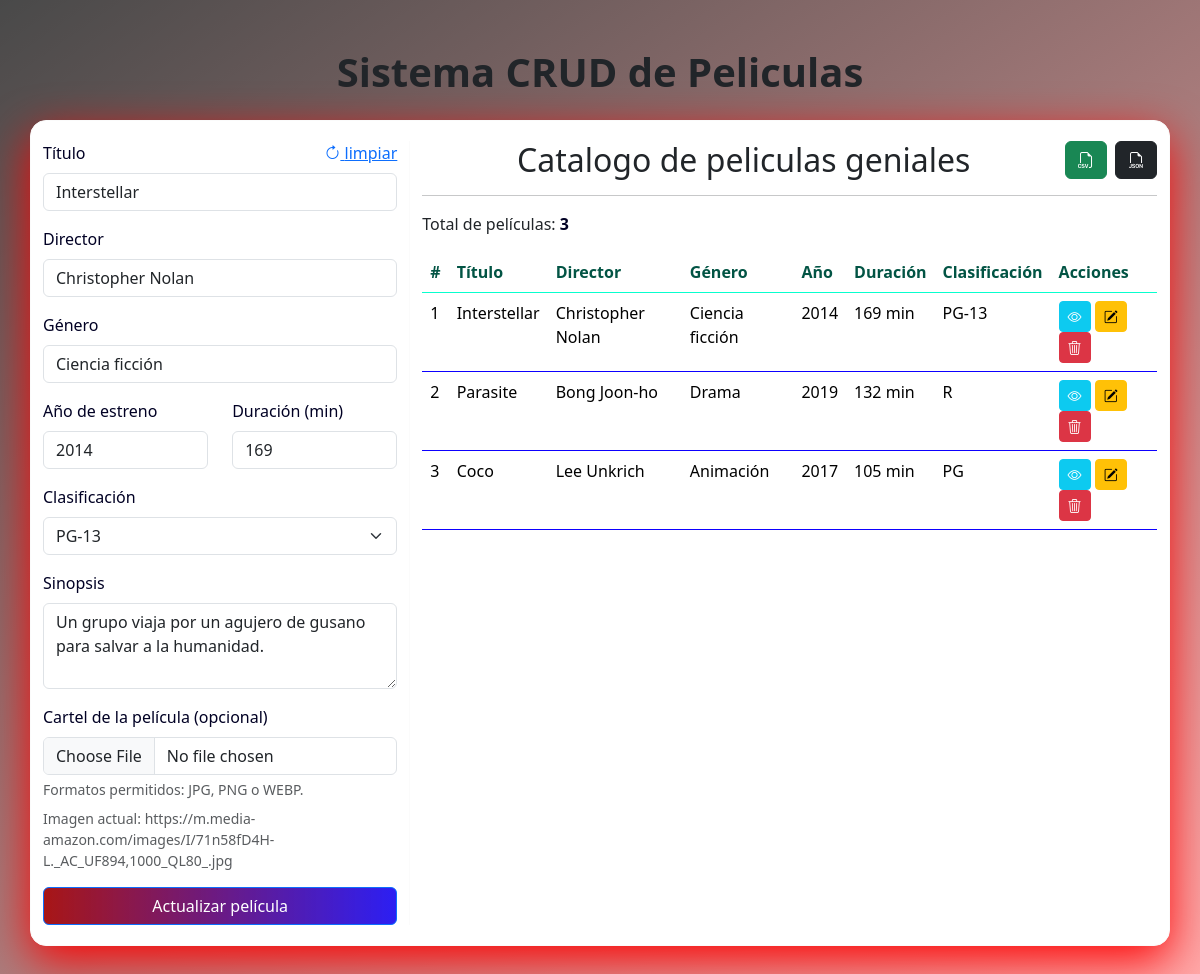
Screenshot of /?id=1 with the database file from the repository.
### tables this page shows
CREATE TABLE IF NOT EXISTS `peliculas` (
  `id` int(11) NOT NULL AUTO_INCREMENT,
  `titulo` varchar(150) NOT NULL,
  `director` varchar(120) NOT NULL,
  `genero` varchar(80) NOT NULL,
  `anio_estreno` int(4) NOT NULL,
  `duracion_min` int(4) NOT NULL,
  `clasificacion` varchar(10) NOT NULL,
  `sinopsis` text NOT NULL,
  `cartel_url` varchar(255) DEFAULT NULL,
  PRIMARY KEY (`id`)
);

### app/Repository/MySqlMovieRepository.php (called while the page is built, shortened)
<?php
class MySqlMovieRepository implements MovieRepositoryInterface
{
    public function findById(int $id): ?array
    {
        $stmt = $this->connection->prepare('SELECT * FROM peliculas WHERE id = ?');
        $stmt->bind_param('i', $id);
        $stmt->execute();
        $result = $stmt->get_result()->fetch_assoc();
        return $result ?: null;
    }
    public function findAll(): array
    {
        $result = $this->connection->query('SELECT * FROM peliculas ORDER BY id ASC');
        return $result ? $result->fetch_all(MYSQLI_ASSOC) : [];
    }
}

### app/Controller/MovieController.php (called while the page is built, shortened)
<?php
class MovieController
{
    public function getOne(int $id): ?array
    {
        return $this->repository->findById($id);
    }
    public function getAll(): array
    {
        return $this->repository->findAll();
    }
}

### config/config.php (called while the page is built)
<?php
return [
    'host' => 'localhost',
    'user' => 'root',
    'password' => '',
    'database' => 'bd_peliculas',
];

### bootstrap.php (called while the page is built, shortened)
<?php
require_once __DIR__ . '/app/Core/DatabaseSingleton.php';
require_once __DIR__ . '/app/Repository/MySqlMovieRepository.php';
require_once __DIR__ . '/app/Controller/MovieController.php';
$config = require __DIR__ . '/config/config.php';
$database = DatabaseSingleton::getInstance($config);
$repository = new MySqlMovieRepository($database->getConnection());
$movieController = new MovieController($repository);

### app/Core/DatabaseSingleton.php (called while the page is built, shortened)
<?php
class DatabaseSingleton
{
    private static ?DatabaseSingleton $instance = null;
    private mysqli $connection;
    private function __construct(array $config)
    {
        $this->connection = new mysqli(
            $config['host'],
            $config['user'],
            $config['password'],
            $config['database']
        );
        $this->connection->set_charset('utf8mb4');
    }
    public static function getInstance(array $config): DatabaseSingleton
    {
        if (self::$instance === null) {
            self::$instance = new self($config);
        }
        return self::$instance;
    }
    public function getConnection(): mysqli
    {
        return $this->connection;
    }
}

### peliculas.php (the view)
<div class="table-responsive mt-3">
    <table class="table table-hover" id="table_peliculas">
        <thead>
            <tr>
                <th>#</th>
                <th>Título</th>
                <th>Director</th>
                <th>Género</th>
                <th>Año</th>
                <th>Duración</th>
                <th>Clasificación</th>
                <th>Acciones</th>
            </tr>
        </thead>
        <tbody>
            <?php foreach ($peliculas as $pelicula): ?>
                <tr id="pelicula_<?php echo $pelicula['id']; ?>">
                    <td><?php echo $pelicula['id']; ?></td>
                    <td><?php echo htmlspecialchars($pelicula['titulo']); ?></td>
                    <td><?php echo htmlspecialchars($pelicula['director']); ?></td>
                    <td><?php echo htmlspecialchars($pelicula['genero']); ?></td>
                    <td><?php echo $pelicula['anio_estreno']; ?></td>
                    <td><?php echo $pelicula['duracion_min']; ?> min</td>
                    <td><?php echo $pelicula['clasificacion']; ?></td>
                    <td>
                        <a class="btn btn-sm btn-info text-white" href="visualizar.php?id=<?php echo $pelicula['id']; ?>" title="Ver detalle">
                            <i class="bi bi-eye"></i>
                        </a>
                        <a class="btn btn-sm btn-warning" href="?id=<?php echo $pelicula['id']; ?>" title="Editar">
                            <i class="bi bi-pencil-square"></i>
                        </a>
                        <button class="btn btn-sm btn-danger" onclick="eliminarPelicula(<?php echo $pelicula['id']; ?>)" title="Eliminar">
                            <i class="bi bi-trash3"></i>
                        </button>
                    </td>
                </tr>
            <?php endforeach; ?>
        </tbody>
    </table>
</div>

### formulario.php (shortened to what this page needs)
<?php if (isset($peliculaEditar['id'])): ?>
    <a href="./" class="float-end"><i class="bi bi-arrow-clockwise"></i> limpiar</a>
<?php endif; ?>
<form action="<?php echo isset($peliculaEditar['id']) ? 'acciones/actualizarPelicula.php' : 'acciones/acciones.php'; ?>" method="POST" enctype="multipart/form-data">
    <div class="mb-3">
        <label class="form-label">Título</label>
        <input type="text" name="titulo" class="form-control" required value="<?php echo $peliculaEditar['titulo'] ?? ''; ?>" />
    </div>
    <div class="mb-3">
        <label class="form-label">Director</label>
        <input type="text" name="director" class="form-control" required value="<?php echo $peliculaEditar['director'] ?? ''; ?>" />
    </div>
    <div class="mb-3">
        <label class="form-label">Género</label>
        <input type="text" name="genero" class="form-control" required value="<?php echo $peliculaEditar['genero'] ?? ''; ?>" />
    </div>
    <div class="row">
        <div class="col-md-6 mb-3">
            <label class="form-label">Año de estreno</label>
            <input type="number" name="anio_estreno" class="form-control" min="1900" max="2100" required value="<?php echo $peliculaEditar['anio_estreno'] ?? ''; ?>" />
        </div>
        <div class="col-md-6 mb-3">
            <label class="form-label">Duración (min)</label>
            <input type="number" name="duracion_min" class="form-control" min="1" required value="<?php echo $peliculaEditar['duracion_min'] ?? ''; ?>" />
        </div>
    </div>
    <div class="mb-3">
        <label class="form-label">Clasificación</label>
        <?php $clasificacionActual = $peliculaEditar['clasificacion'] ?? ''; ?>
        <select name="clasificacion" class="form-select" required>
            <?php foreach (['G', 'PG', 'PG-13', 'R', 'NC-17'] as $clasificacion): ?>
                <option value="<?php echo $clasificacion; ?>" <?php echo $clasificacionActual === $clasificacion ? 'selected' : ''; ?>>
                    <?php echo $clasificacion; ?>
                </option>
            <?php endforeach; ?>
        </select>
    </div>
    <div class="mb-3">
        <label class="form-label">Sinopsis</label>
        <textarea name="sinopsis" class="form-control" rows="3" required><?php echo $peliculaEditar['sinopsis'] ?? ''; ?></textarea>
    </div>
    <div class="mb-3">
        <label class="form-label">Cartel de la película (opcional)</label>
        <input type="file" name="cartel_imagen" class="form-control" accept="image/png,image/jpeg,image/webp" />
        <div class="form-text">Formatos permitidos: JPG, PNG o WEBP.</div>
        <?php if (!empty($peliculaEditar['cartel_url'])): ?>
            <div class="mt-2 small text-muted">Imagen actual: <?php echo htmlspecialchars($peliculaEditar['cartel_url'], ENT_QUOTES, 'UTF-8'); ?></div>
        <?php endif; ?>
    </div>
    <div class="d-grid gap-2">
        <button type="submit" class="btn btn-primary">
            <?php echo isset($peliculaEditar['id']) ? 'Actualizar película' : 'Guardar película'; ?>
        </button>
    </div>
</form>

### assets/css/home.css (style rules this page uses)
:root { --bg-overlay: rgba(255, 3, 3, 0.341); --panel-bg: rgb(255, 255, 255); --panel-border: rgb(251, 251, 251); --text-main: #010024; --text-soft: #000000; --accent: #0044ff; --accent-2: #025444; }
body { min-height: 100vh; color: var(--text-main); background-image: linear-gradient(145deg, rgba(0, 0, 0, 0.712), var(--bg-overlay)), url('https://images.wallpaperscraft.ru/image/single/linii_blesk_krasnyj_129722_1600x900.jpg'); background-size: cover; background-position: center; background-attachment: fixed; font-family: "Trebuchet MS", "Segoe UI", sans-serif; }
.form-label, .form-text, .table, h2, label, li, p, strong { color: var(--text-main); }
.form-control, .form-select, textarea { background-color: rgba(220, 0, 0, 0.92); }
.btn-primary { background: linear-gradient(90deg, #a81616, #3704efbf); border: 0; }
.table thead th { color: var(--accent-2); border-bottom-color: rgb(8, 255, 206); }
.table tbody td { color: var(--text-soft); border-bottom-color: rgb(13, 0, 255); }

### rows the page displays
peliculas: titulo "Interstellar", director "Christopher Nolan", genero "Ciencia ficción", anio_estreno "2014", duracion_min "169", clasificacion "PG-13", sinopsis "Un grupo viaja por un agujero de gusano para salvar a la humanidad.", cartel_url "https://m.media-amazon.com/images/I/71n58fD4H-L._AC_UF894,1000_QL80_.jpg", id "1"
peliculas: id "2", titulo "Parasite", director "Bong Joon-ho", genero "Drama", anio_estreno "2019", duracion_min "132", clasificacion "R"
peliculas: id "3", titulo "Coco", director "Lee Unkrich", genero "Animación", anio_estreno "2017", duracion_min "105", clasificacion "PG"

### other values shown
$totalPeliculas "3"
